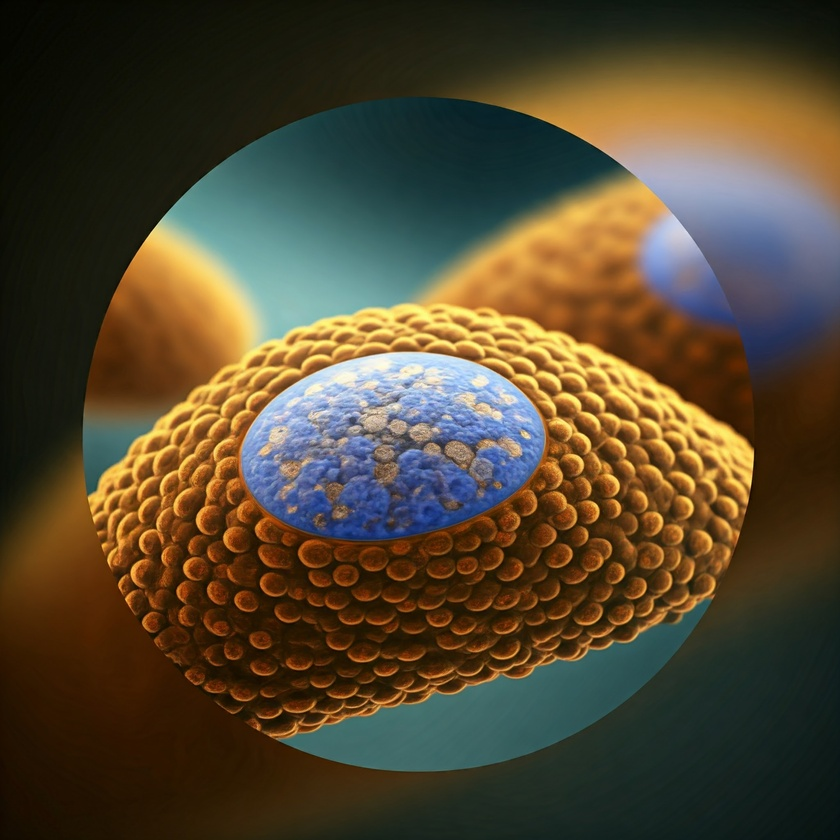
#> input picture data/photos/cell.jpg, 840 x 840 px, shrunk from 2048 x 2048 before the run, found by its file name
$ python write_text.py
#> lines starting #> are read from the running program, lines starting #| are printed output that depends on the picture; after the words box and inside, x2 and y2 are one past the last pixel; in counts of white or black regions, pixels touching at a corner belong together
#> further down, image is the input picture: shape (840, 840, 3); mean B, G, R 49.2, 71.1, 82.6
import cv2 as cv
import numpy as np
import matplotlib.pyplot as plt


def text_on_image(image, text):
    """
    writes the text on the image.
    """
#> called with text = 'vsky'
    black_image = np.zeros((500,500,3) ,dtype='uint8')

    # write text on image
    cv.putText(img=image, text=text, org=(250,250), fontFace=cv.FONT_HERSHEY_TRIPLEX, fontScale=2, color=(0,0,0), thickness=4)
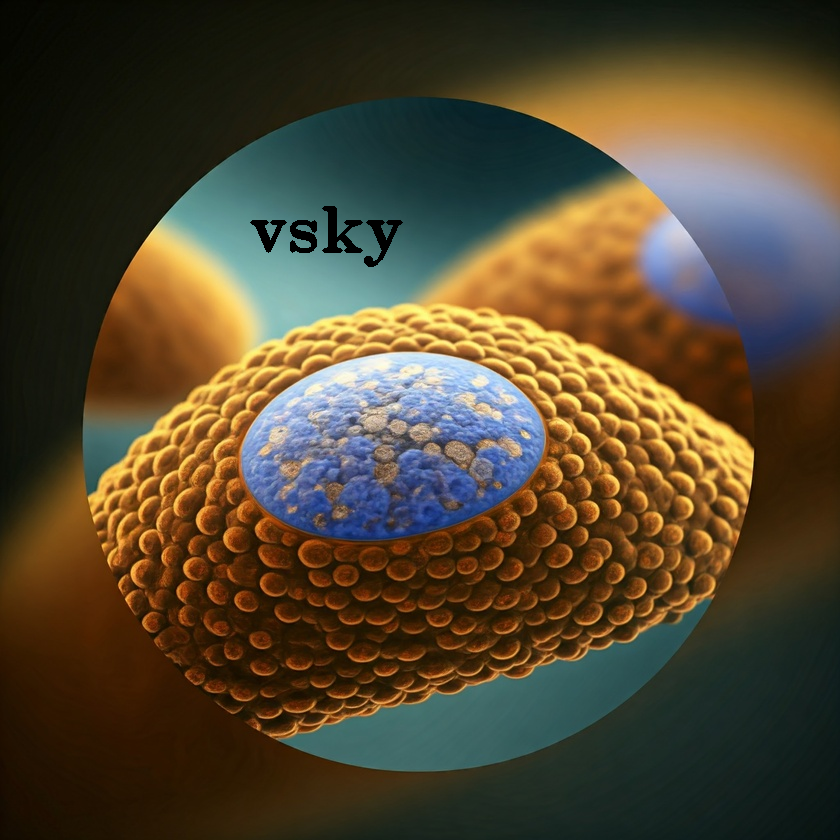
#> image: shape (840, 840, 3); 0.37% of pixels changed, all inside (x1, y1, x2, y2) = (250, 206, 403, 267)
    cv.putText(img=black_image, text=text, org=(250,250), fontFace=cv.FONT_HERSHEY_TRIPLEX, fontScale=2, color=(255,255,255), thickness=4)

    fig, ax = plt.subplots(1,2, figsize=(10,5))

    ax[0].imshow(image)
    ax[0].set_title('TEXT ON IMAGE')
    ax[1].imshow(black_image)
    ax[1].set_title("TEXT ON BLACK IMAGE")
    plt.show()
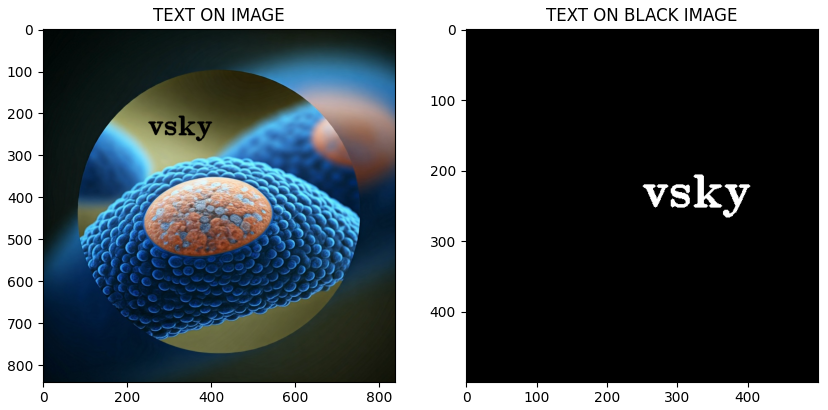
#> figure drawn by matplotlib, 2 panels; B, G, R data is drawn as R, G, B

if __name__ == '__main__':
    image = cv.imread('data/photos/cell.jpg')
    text = 'vsky'
    # calling the write text function
    text_on_image(image=image, text=text)

$ run again, with data/photos/bonsai_tree.jpg copied over data/photos/cell.jpg
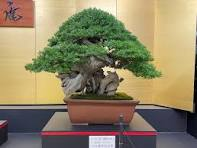
#> input picture data/photos/bonsai_tree.jpg, 197 x 148 px, found by its file name
#> image is the input picture: shape (148, 197, 3); mean B, G, R 101.3, 131.9, 143.4
#> in text_on_image, `plt.show()`:
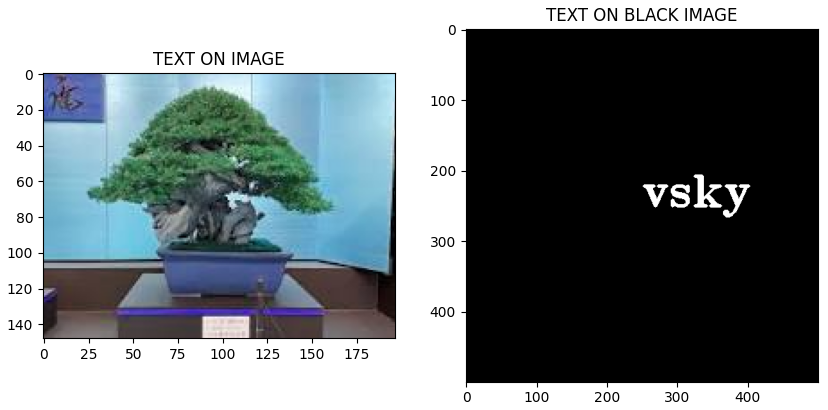
#> figure drawn by matplotlib, 2 panels; B, G, R data is drawn as R, G, B

$ run again, with data/photos/geometric_shapes.jpg copied over data/photos/cell.jpg
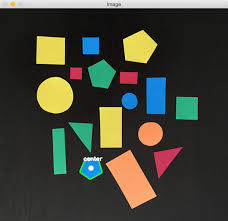
#> input picture data/photos/geometric_shapes.jpg, 228 x 221 px, found by its file name
#> image is the input picture: shape (221, 228, 3); mean B, G, R 54.8, 66.5, 65.3
#> in text_on_image, `plt.show()`:
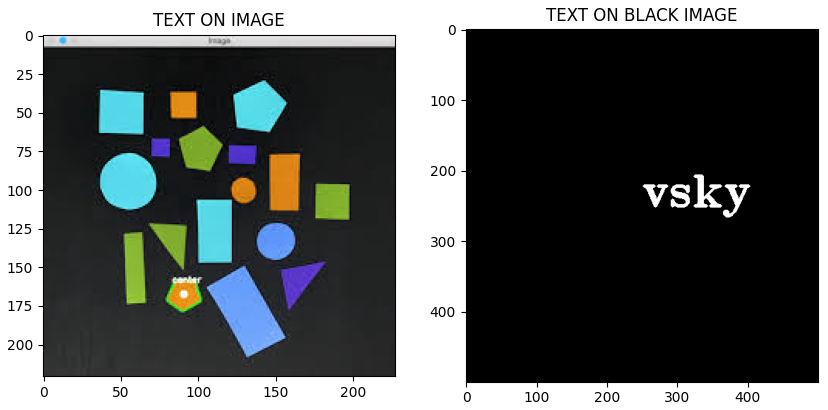
#> figure drawn by matplotlib, 2 panels; B, G, R data is drawn as R, G, B

$ run again, with data/photos/mitochondria.jpg copied over data/photos/cell.jpg
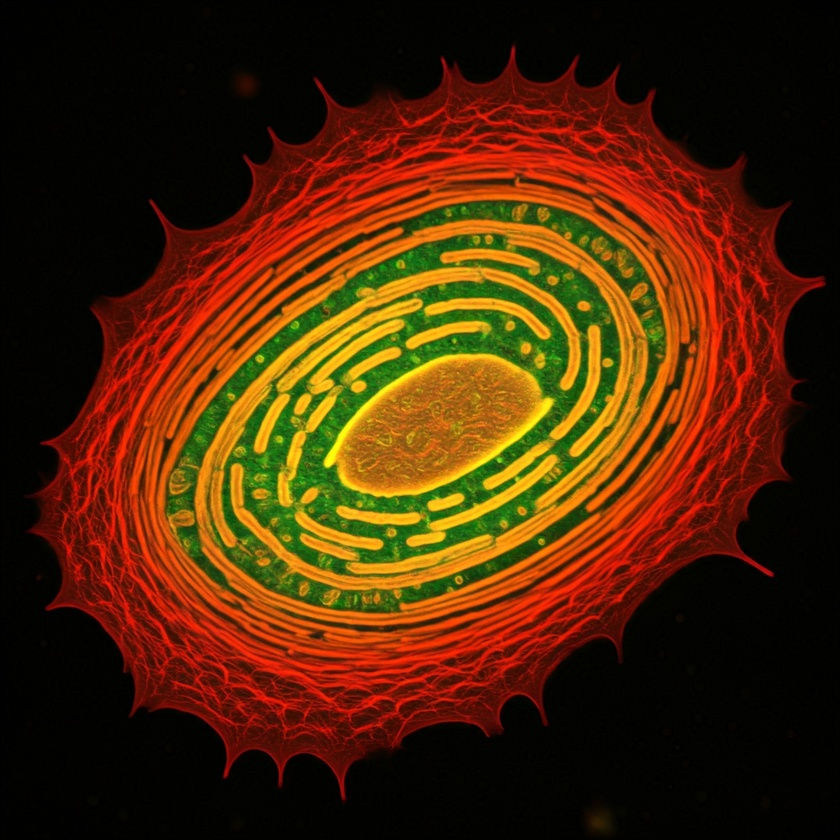
#> input picture data/photos/mitochondria.jpg, 840 x 840 px, shrunk from 2048 x 2048 before the run, found by its file name
#> image is the input picture: shape (840, 840, 3); mean B, G, R 6.2, 37.7, 77
#> in text_on_image, `cv.putText(img=image, text=text, org=(250,250), fontFace=cv.FONT_HERSH..`:
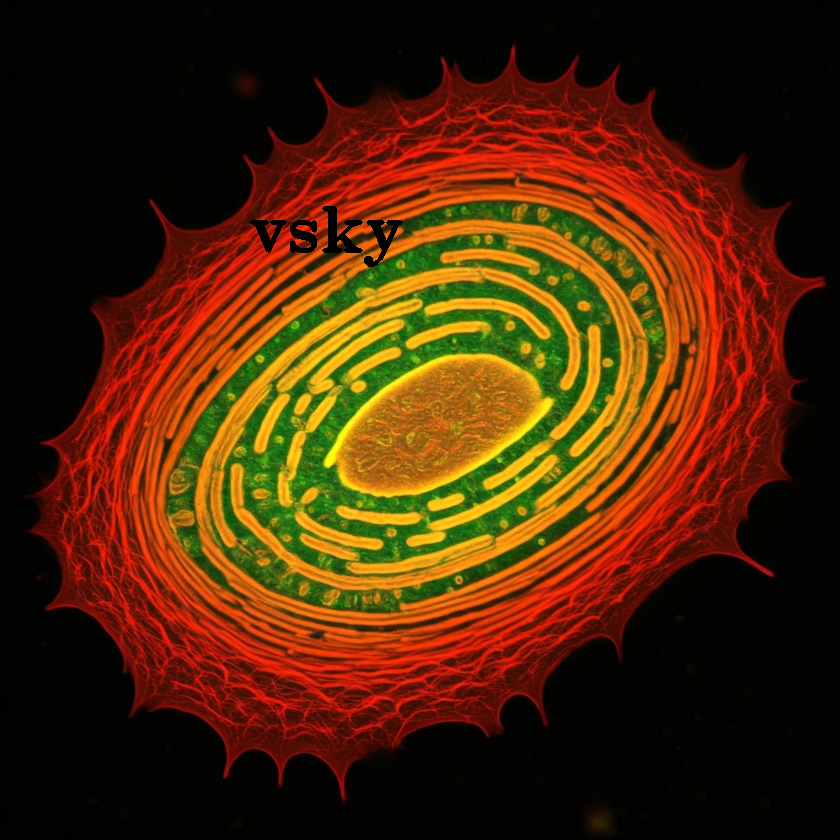
#> image: shape (840, 840, 3); 0.37% of pixels changed, all inside (x1, y1, x2, y2) = (250, 206, 403, 267)
#> in text_on_image, `plt.show()`:
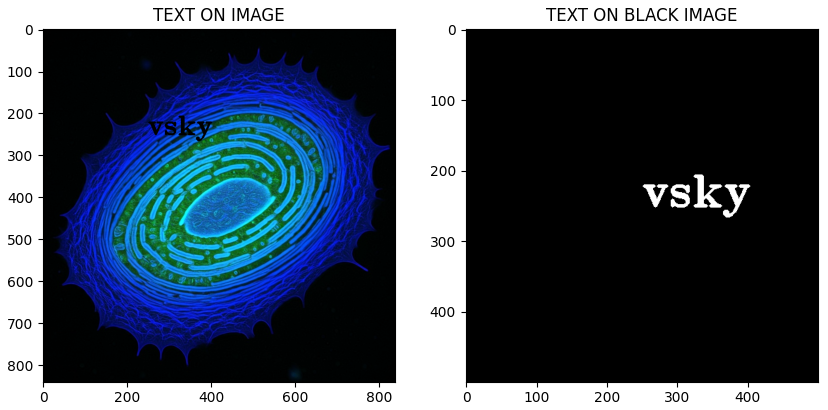
#> figure drawn by matplotlib, 2 panels; B, G, R data is drawn as R, G, B
